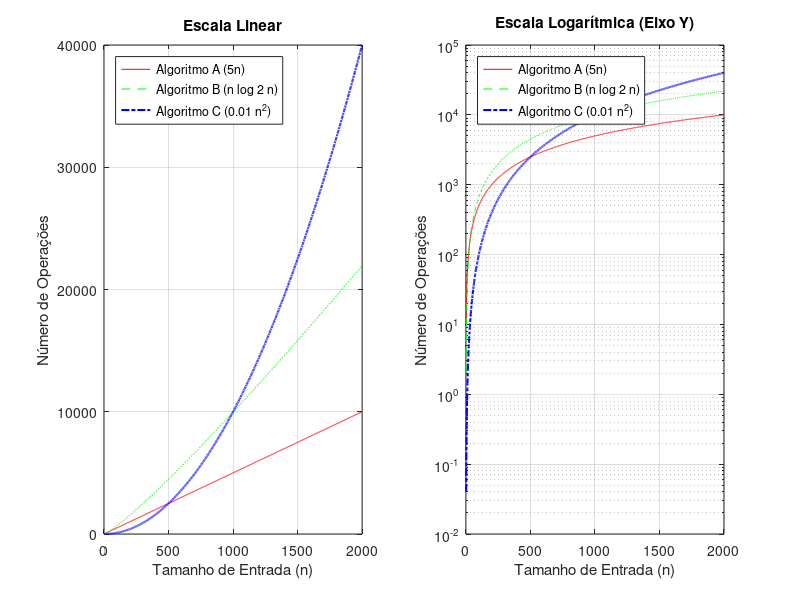

Source code (MATLAB):
#{
--------------------------------->> Cabeçalho <<--------------------------------
Autor: Bruno Prestes Oliveira
Data: 26/10/2026
Objetivo: Compreendendo Gráficos.


#}
close all;
clear;
clc;
#------------------------>> Declaração-De-Variáveis <<--------------------------

n = [2:1:2000];
T1 = 0;
T2 = 0;
T3 = 0;

#------------------------>> Processamento-De-Dados <<---------------------------

T1 = 5 .* n;
T2 = n .* log2(n);
T3 = 0.01 .* (n.^2);

#---------------------------->> Saída-De-Dados <<-------------------------------

subplot(1, 2, 1);
plot(n, T1, 'r-', n, T2, 'g--', n, T3, 'b-.', 'LineWidth', 1.5);
title('Escala Linear');
xlabel('Tamanho de Entrada (n)');
ylabel('Número de Operações');
legend('Algoritmo A (5n)', 'Algoritmo B (n log 2 n)', 'Algoritmo C (0.01 n^2)', 'Location', 'Northwest');
grid on;

subplot(1, 2, 2);
semilogy(n, T1, 'r-', n, T2, 'g--', n, T3, 'b-.', 'LineWidth', 1.5);
title('Escala Logarítmica (Eixo Y)');
xlabel('Tamanho de Entrada (n)');
ylabel('Número de Operações');
legend('Algoritmo A (5n)', 'Algoritmo B (n log 2 n)', 'Algoritmo C (0.01 n^2)', 'Location', 'Northwest');
grid on;

print('Custo_Algoritmo.png', '-dpng');

idx_CA = find(T3 > T1, 1, 'first'); % Pega o 1º índice onde T3 > T1
n_CA = n(idx_CA); % Busca o valor de n correspondente

idx_CB = find(T3 > T2, 1, 'first');
n_CB = n(idx_CB);

fprintf('--- RESULTADOS DA QUESTÃO 1 ---\n');
fprintf('O Algoritmo C passa o Algoritmo A a partir de n = %d\n', n_CA);
fprintf('O Algoritmo C passa o Algoritmo B a partir de n = %d\n', n_CB);
fprintf('Para n = 2000:\n');
fprintf('  Custo Algoritmo A: %.2f operacoes\n', T1(end));
fprintf('  Custo Algoritmo B: %.2f operacoes\n', T2(end));
fprintf('  Custo Algoritmo C: %.2f operacoes\n', T3(end));
